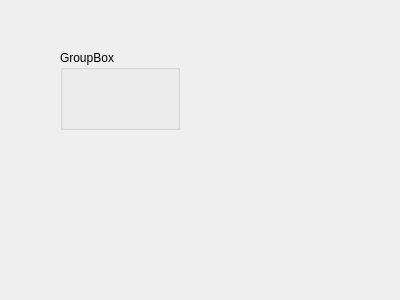
<?xml version="1.0" encoding="UTF-8"?>
<ui version="4.0">
 <class>parkingPopUp</class>
 <widget class="QDialog" name="parkingPopUp">
  <property name="geometry">
   <rect>
    <x>0</x>
    <y>0</y>
    <width>400</width>
    <height>300</height>
   </rect>
  </property>
  <property name="windowTitle">
   <string>Dialog</string>
  </property>
  <widget class="QGroupBox" name="groupBox">
   <property name="geometry">
    <rect>
     <x>60</x>
     <y>50</y>
     <width>120</width>
     <height>80</height>
    </rect>
   </property>
   <property name="title">
    <string>GroupBox</string>
   </property>
  </widget>
 </widget>
 <resources/>
 <connections/>
</ui>
